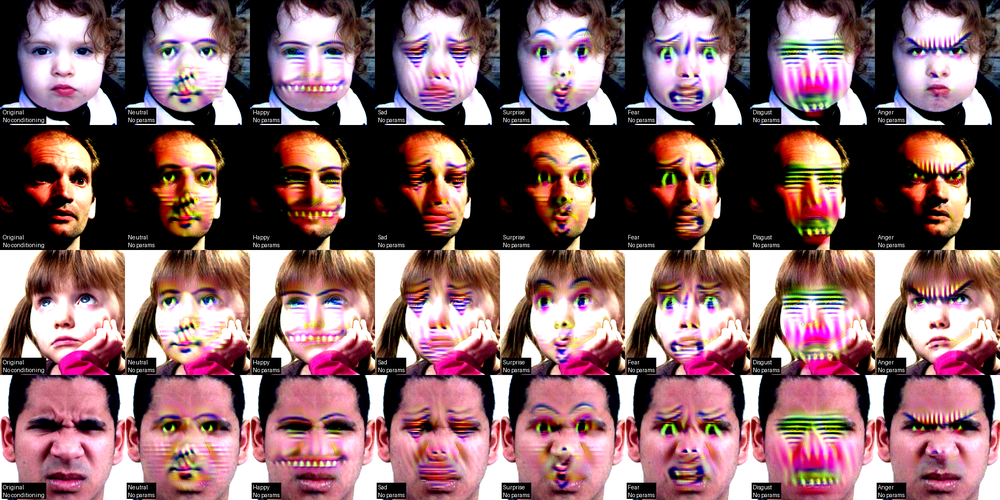
#> input picture content.png, 1000 x 500 px, shrunk from 1792 x 896 before the run
$ python test_emotion_consistency.py
#> lines starting #> are read from the running program, lines starting #| are printed output that depends on the picture
import numpy as np
import matplotlib.pyplot as plt
from PIL import Image
import seaborn as sns

# Đọc ảnh content.png
img = Image.open('content.png')
#> img is the input picture: PIL image 1000x500 RGB; mean R, G, B 134.9, 101.2, 103.9
img_array = np.array(img)

print(f"Image shape: {img_array.shape}")
#| Image shape: (500, 1000, 3)

# Tách ảnh thành 4 hàng (4 người) và 8 cột (original + 7 emotions)
num_rows = 4  # 4 người
num_cols = 8  # 1 original + 7 emotions

height, width = img_array.shape[:2]
#> height = 500; width = 1000
cell_height = height // num_rows
#> cell_height = 125
cell_width = width // num_cols
#> cell_width = 125

# Tên các cảm xúc theo thứ tự cột
emotion_names = ['Original', 'Neutral', 'Happy', 'Sad', 'Surprise', 'Fear', 'Disgust', 'Anger']

# Tách từng ảnh nhỏ
images = []
for row in range(num_rows):
    row_images = []
    for col in range(num_cols):
        y1 = row * cell_height
        y2 = (row + 1) * cell_height
        x1 = col * cell_width
        x2 = (col + 1) * cell_width

        cell_img = img_array[y1:y2, x1:x2]
        row_images.append(cell_img)
    images.append(row_images)
#> after the loop, images = 4 items

print(f"Extracted {num_rows} rows x {num_cols} columns of images")
print(f"Each cell size: {cell_height} x {cell_width}")
#| Each cell size: 125 x 125

# Tính delta (emotion - original) cho mỗi người và mỗi cảm xúc
deltas = []
for person_idx in range(num_rows):
    original = images[person_idx][0].astype(np.float32)
    person_deltas = []

    for emotion_idx in range(1, num_cols):  # Bỏ qua cột original
        emotion_img = images[person_idx][emotion_idx].astype(np.float32)
        delta = emotion_img - original
        person_deltas.append(delta)

    deltas.append(person_deltas)
#> this loop made 4 passes
#> pass 1, `original = images[person_idx][0].astype(np.float32)`:
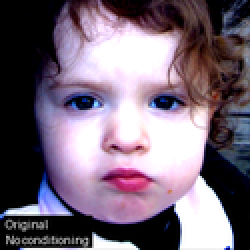
#> original: shape (125, 125, 3) float32 (shown 2 times larger); mean of channels 0, 1, 2 119.2, 104.5, 120; drawn as R, G, B
#> pass 3, `original = images[person_idx][0].astype(np.float32)`:
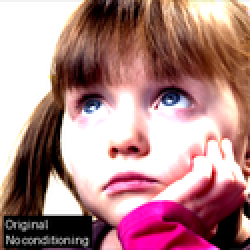
#> original: shape (125, 125, 3) float32 (shown 2 times larger); mean of channels 0, 1, 2 176.5, 133.1, 134.1; drawn as R, G, B
#> after the loop, deltas = 4 items

print(f"\nCalculated deltas for {num_rows} persons x {num_cols-1} emotions")

# So sánh deltas giữa các người cho mỗi cảm xúc
print("\n" + "="*80)
print("PHÂN TÍCH SỰ GIỐNG NHAU CỦA EMOTION VECTORS GIỮA CÁC NGƯỜI")
print("="*80)

# 1. Tính độ tương đồng giữa các delta vectors
print("\n1. Correlation giữa emotion deltas của các cặp người:\n")

for emotion_idx in range(len(emotion_names) - 1):  # Bỏ qua Original
    emotion_name = emotion_names[emotion_idx + 1]
    print(f"\n{emotion_name}:")
    print("-" * 60)

    # Flatten deltas để tính correlation
    flattened_deltas = [deltas[p][emotion_idx].flatten() for p in range(num_rows)]

    # Tính correlation matrix giữa các người
    correlations = np.zeros((num_rows, num_rows))
    for i in range(num_rows):
        for j in range(num_rows):
            corr = np.corrcoef(flattened_deltas[i], flattened_deltas[j])[0, 1]
            correlations[i, j] = corr
            if i < j:  # Chỉ in nửa trên của matrix
                print(f"  Person {i+1} vs Person {j+1}: {corr:.4f}")

    avg_corr = np.mean(correlations[np.triu_indices(num_rows, k=1)])
    print(f"  → Average correlation: {avg_corr:.4f}")

# 2. Tính Mean Squared Difference giữa các delta vectors
print("\n" + "="*80)
print("\n2. Mean Squared Difference (MSD) giữa emotion deltas:\n")

for emotion_idx in range(len(emotion_names) - 1):
    emotion_name = emotion_names[emotion_idx + 1]
    print(f"\n{emotion_name}:")
    print("-" * 60)

    msds = []
    for i in range(num_rows):
        for j in range(i + 1, num_rows):
            delta_i = deltas[i][emotion_idx]
            delta_j = deltas[j][emotion_idx]

            msd = np.mean((delta_i - delta_j) ** 2)
            msds.append(msd)
            print(f"  Person {i+1} vs Person {j+1}: {msd:.4f}")

    avg_msd = np.mean(msds)
    print(f"  → Average MSD: {avg_msd:.4f}")

# 3. Visualize: So sánh histogram của delta values
print("\n" + "="*80)
print("\n3. Generating visualization plots...")

fig, axes = plt.subplots(2, 4, figsize=(20, 10))
fig.suptitle('Distribution of Delta Values for Each Emotion Across Different Persons',
             fontsize=16, fontweight='bold')

for emotion_idx in range(len(emotion_names) - 1):
    ax = axes[emotion_idx // 4, emotion_idx % 4]
    emotion_name = emotion_names[emotion_idx + 1]

    for person_idx in range(num_rows):
        delta_values = deltas[person_idx][emotion_idx].flatten()
        ax.hist(delta_values, bins=50, alpha=0.5, label=f'Person {person_idx+1}')

    ax.set_title(emotion_name, fontweight='bold')
    ax.set_xlabel('Delta Value')
    ax.set_ylabel('Frequency')
    ax.legend()
    ax.grid(True, alpha=0.3)

plt.tight_layout()
plt.savefig('emotion_delta_distributions.png', dpi=150, bbox_inches='tight')
#> figure, not shown here; panel 1: tallest bar 26728 high, from x = -1.88 to 8; panel 1: tallest bar 34841 high, from x = -2.84e-14 to 10.2; panel 1: tallest bar 22043 high, from x = -2.84e-14 to 10.2; panel 2: tallest bar 27143 high, from x = -1.88 to 8
print("  → Saved: emotion_delta_distributions.png")

# 4. Visualize: Heatmap của mean delta cho mỗi emotion và person
fig, axes = plt.subplots(2, 4, figsize=(20, 10))
fig.suptitle('Mean Delta Values (RGB channels) for Each Emotion and Person',
             fontsize=16, fontweight='bold')

for emotion_idx in range(len(emotion_names) - 1):
    ax = axes[emotion_idx // 4, emotion_idx % 4]
    emotion_name = emotion_names[emotion_idx + 1]

    # Tính mean delta cho mỗi channel và mỗi person
    mean_deltas = np.zeros((num_rows, 3))  # 4 persons x 3 RGB channels
    for person_idx in range(num_rows):
        mean_deltas[person_idx] = np.mean(deltas[person_idx][emotion_idx], axis=(0, 1))

    # Vẽ heatmap
    im = ax.imshow(mean_deltas.T, cmap='RdBu_r', aspect='auto', vmin=-50, vmax=50)
    ax.set_title(emotion_name, fontweight='bold')
    ax.set_xlabel('Person')
    ax.set_ylabel('RGB Channel')
    ax.set_xticks(range(num_rows))
    ax.set_xticklabels([f'P{i+1}' for i in range(num_rows)])
    ax.set_yticks(range(3))
    ax.set_yticklabels(['R', 'G', 'B'])

    # Thêm giá trị text
    for i in range(num_rows):
        for j in range(3):
            text = ax.text(i, j, f'{mean_deltas[i, j]:.1f}',
                          ha="center", va="center", color="black", fontsize=8)

    plt.colorbar(im, ax=ax)

plt.tight_layout()
plt.savefig('emotion_mean_deltas_heatmap.png', dpi=150, bbox_inches='tight')
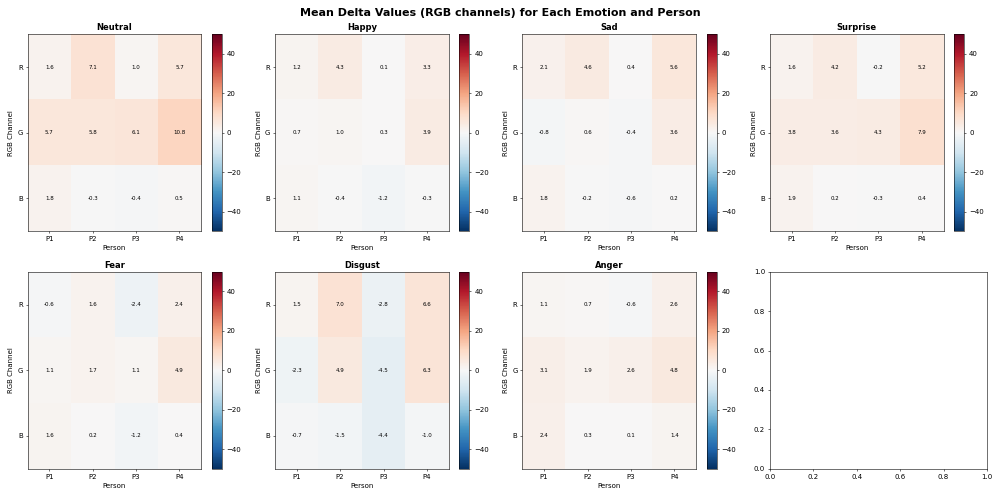
#> figure drawn by matplotlib, 14 panels
print("  → Saved: emotion_mean_deltas_heatmap.png")

# 5. Correlation heatmap giữa các emotion deltas
print("\n" + "="*80)
print("\n4. Generating emotion correlation heatmap...")

# Tính correlation matrix cho mỗi cặp (emotion, person)
n_emotions = len(emotion_names) - 1
all_deltas_flat = []
labels = []

for person_idx in range(num_rows):
    for emotion_idx in range(n_emotions):
        delta_flat = deltas[person_idx][emotion_idx].flatten()
        all_deltas_flat.append(delta_flat)
        labels.append(f"P{person_idx+1}-{emotion_names[emotion_idx+1][:3]}")
#> after the loop, all_deltas_flat = 28 items; labels = 28 items, first 6: 'P1-Neu', 'P1-Hap', 'P1-Sad', 'P1-Sur', 'P1-Fea', 'P1-Dis'

# Tính correlation matrix
n_total = len(all_deltas_flat)
#> n_total = 28
corr_matrix = np.zeros((n_total, n_total))
for i in range(n_total):
    for j in range(n_total):
        corr_matrix[i, j] = np.corrcoef(all_deltas_flat[i], all_deltas_flat[j])[0, 1]
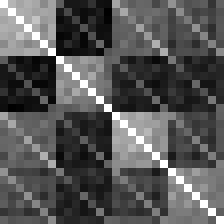
#> corr_matrix: shape (28, 28) float64 (shown 8 times larger); min -0.0495, max 1, mean 0.308; drawn with min black and max white

# Vẽ heatmap
plt.figure(figsize=(16, 14))
sns.heatmap(corr_matrix, xticklabels=labels, yticklabels=labels,
            cmap='coolwarm', center=0, vmin=-1, vmax=1,
            square=True, linewidths=0.5, cbar_kws={"shrink": 0.8})
plt.title('Correlation Matrix: Emotion Deltas Across Persons',
          fontsize=14, fontweight='bold', pad=20)
plt.xlabel('Person-Emotion', fontsize=12)
plt.ylabel('Person-Emotion', fontsize=12)
plt.xticks(rotation=45, ha='right')
plt.yticks(rotation=0)
plt.tight_layout()
plt.savefig('emotion_correlation_matrix.png', dpi=150, bbox_inches='tight')
print("  → Saved: emotion_correlation_matrix.png")

# 6. Summary statistics
# 7. Xuất ảnh delta 4 hàng x 7 cột
print("\n" + "="*80)
print("\n5. Generating delta images visualization...")

# Tạo ảnh delta grid
fig, axes = plt.subplots(num_rows, len(emotion_names)-1, figsize=(21, 12))
fig.suptitle('Delta Images (Emotion - Original) - 4 Persons x 7 Emotions',
             fontsize=16, fontweight='bold')

for person_idx in range(num_rows):
    for emotion_idx in range(len(emotion_names) - 1):
        ax = axes[person_idx, emotion_idx]

        # Lấy delta và normalize để hiển thị
        delta = deltas[person_idx][emotion_idx]

        # Normalize delta về range [0, 255] để hiển thị
        # Delta có thể âm hoặc dương, ta cần scale về [0, 255]
        delta_normalized = delta.copy()
        # Shift về [0, 255] với gray = 128 là không thay đổi
        delta_normalized = delta_normalized + 128
        delta_normalized = np.clip(delta_normalized, 0, 255).astype(np.uint8)

        ax.imshow(delta_normalized)
        ax.axis('off')

        # Chỉ thêm title cho hàng đầu
        if person_idx == 0:
            ax.set_title(emotion_names[emotion_idx + 1], fontsize=12, fontweight='bold')

        # Thêm label cho cột đầu
        if emotion_idx == 0:
            ax.set_ylabel(f'Person {person_idx + 1}', fontsize=12, fontweight='bold', rotation=0,
                         labelpad=40, va='center')
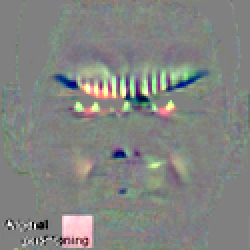
#> delta_normalized: shape (125, 125, 3) (shown 2 times larger); mean of channels 0, 1, 2 130.4, 132.6, 129.4; drawn as R, G, B

plt.tight_layout()
plt.savefig('delta_images_grid.png', dpi=150, bbox_inches='tight')
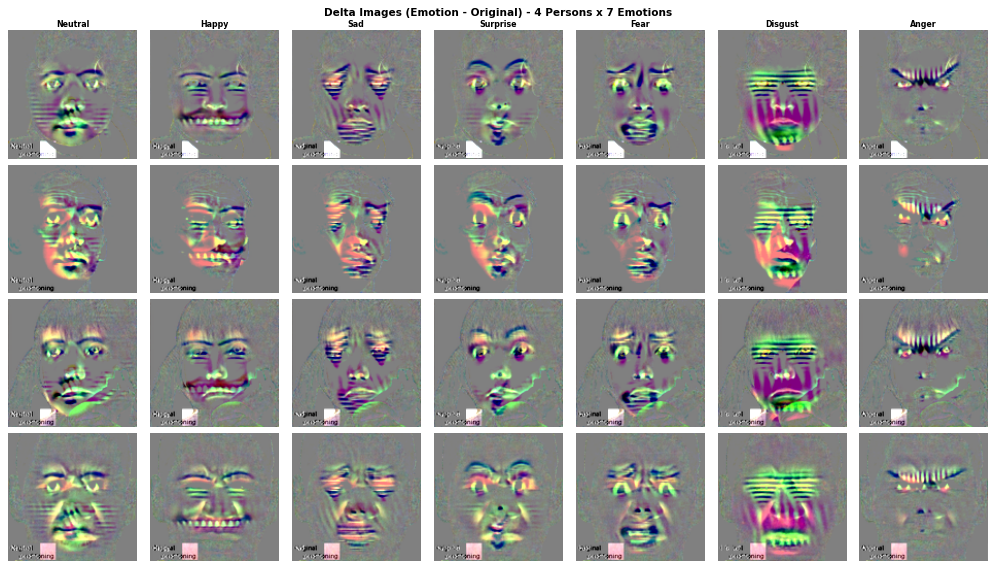
#> figure drawn by matplotlib, 28 panels
print("  → Saved: delta_images_grid.png")
print("    (Gray=128 means no change, brighter=positive delta, darker=negative delta)")

# 8. Xuất ảnh delta dạng heatmap (dễ nhìn hơn)
fig, axes = plt.subplots(num_rows, len(emotion_names)-1, figsize=(21, 12))
fig.suptitle('Delta Heatmaps (Absolute Difference from Original) - 4 Persons x 7 Emotions',
             fontsize=16, fontweight='bold')

# Tìm max delta để scale đồng nhất
max_delta = 0
for person_idx in range(num_rows):
    for emotion_idx in range(len(emotion_names) - 1):
        delta = deltas[person_idx][emotion_idx]
        max_delta = max(max_delta, np.abs(delta).max())

for person_idx in range(num_rows):
    for emotion_idx in range(len(emotion_names) - 1):
        ax = axes[person_idx, emotion_idx]

        # Lấy delta và tính magnitude (độ lớn thay đổi)
        delta = deltas[person_idx][emotion_idx]
        delta_magnitude = np.sqrt(np.sum(delta**2, axis=2))  # L2 norm across RGB channels

        im = ax.imshow(delta_magnitude, cmap='hot', vmin=0, vmax=max_delta)
        ax.axis('off')

        # Chỉ thêm title cho hàng đầu
        if person_idx == 0:
            ax.set_title(emotion_names[emotion_idx + 1], fontsize=12, fontweight='bold')

        # Thêm label cho cột đầu
        if emotion_idx == 0:
            ax.set_ylabel(f'Person {person_idx + 1}', fontsize=12, fontweight='bold', rotation=0,
                         labelpad=40, va='center')

# Thêm colorbar chung
fig.subplots_adjust(right=0.92)
cbar_ax = fig.add_axes([0.94, 0.15, 0.01, 0.7])
fig.colorbar(im, cax=cbar_ax, label='Delta Magnitude')

plt.savefig('delta_magnitude_heatmap.png', dpi=150, bbox_inches='tight')
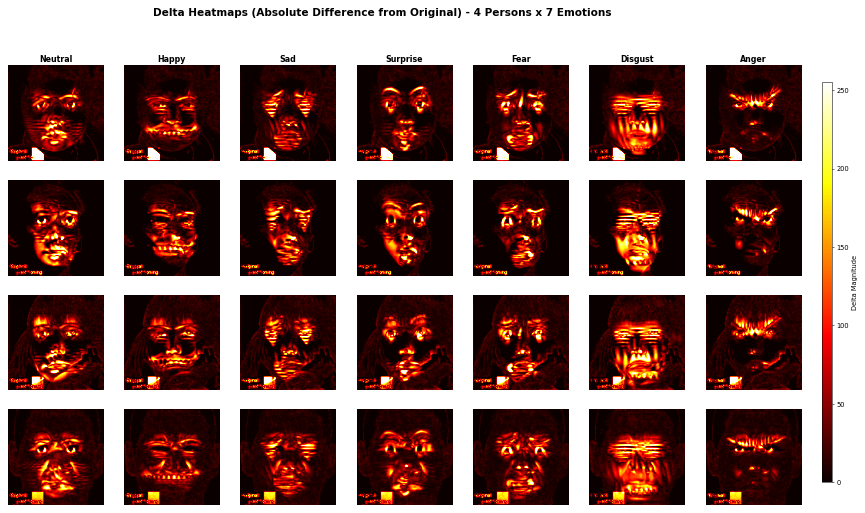
#> figure drawn by matplotlib, 29 panels
print("  → Saved: delta_magnitude_heatmap.png")
print("    (Shows the magnitude of change - brighter = more change)")

print("\n" + "="*80)
print("\nTÓM TẮT KẾT QUẢ:")
print("="*80)

# Tính correlation trung bình cho cùng emotion giữa các người khác nhau
same_emotion_corrs = []
for emotion_idx in range(n_emotions):
    person_deltas = [deltas[p][emotion_idx].flatten() for p in range(num_rows)]

    for i in range(num_rows):
        for j in range(i + 1, num_rows):
            corr = np.corrcoef(person_deltas[i], person_deltas[j])[0, 1]
            same_emotion_corrs.append(corr)
#> after the loop, same_emotion_corrs = 42 values, max 0.678 at index 31, min 0.175 at index 16, mean 0.426

print(f"\nCorrelation trung bình giữa CÙNG cảm xúc của các người khác nhau:")
print(f"  {np.mean(same_emotion_corrs):.4f} ± {np.std(same_emotion_corrs):.4f}")
#|   0.4262 ± 0.1284

# Tính correlation trung bình cho khác emotion của cùng người
diff_emotion_corrs = []
for person_idx in range(num_rows):
    for i in range(n_emotions):
        for j in range(i + 1, n_emotions):
            delta_i = deltas[person_idx][i].flatten()
            delta_j = deltas[person_idx][j].flatten()
            corr = np.corrcoef(delta_i, delta_j)[0, 1]
            diff_emotion_corrs.append(corr)
#> after the loop, diff_emotion_corrs = 84 values, max 0.755 at index 12, min 0.282 at index 41, mean 0.537

print(f"\nCorrelation trung bình giữa KHÁC cảm xúc của cùng người:")
print(f"  {np.mean(diff_emotion_corrs):.4f} ± {np.std(diff_emotion_corrs):.4f}")
#|   0.5374 ± 0.0975

print("\n" + "="*80)
print("\nKẾT LUẬN:")
print("="*80)
if np.mean(same_emotion_corrs) > 0.7:
    print("\n✓ Mô hình áp dụng emotion vectors KHÁ GIỐNG NHAU cho các người khác nhau")
    print("  → Cùng một cảm xúc tạo ra những thay đổi tương tự trên các khuôn mặt khác nhau")
elif np.mean(same_emotion_corrs) > 0.4:
    print("\n~ Mô hình áp dụng emotion vectors TƯƠNG ĐỐI GIỐNG NHAU cho các người khác nhau")
    print("  → Có sự tương đồng nhất định nhưng vẫn có điều chỉnh theo từng người")
else:
    print("\n✗ Mô hình áp dụng emotion vectors KHÁC NHAU cho mỗi người")
    print("  → Mô hình điều chỉnh cảm xúc dựa trên đặc điểm riêng của từng khuôn mặt")

print("\n" + "="*80)
